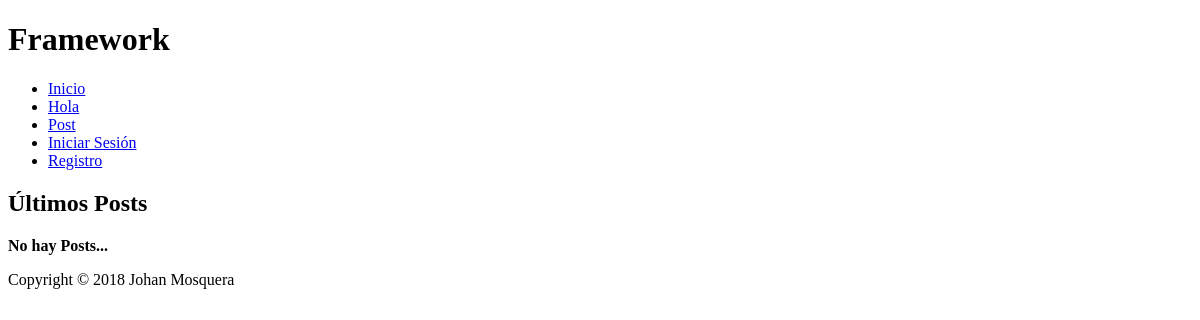
The app's page /post, older data.
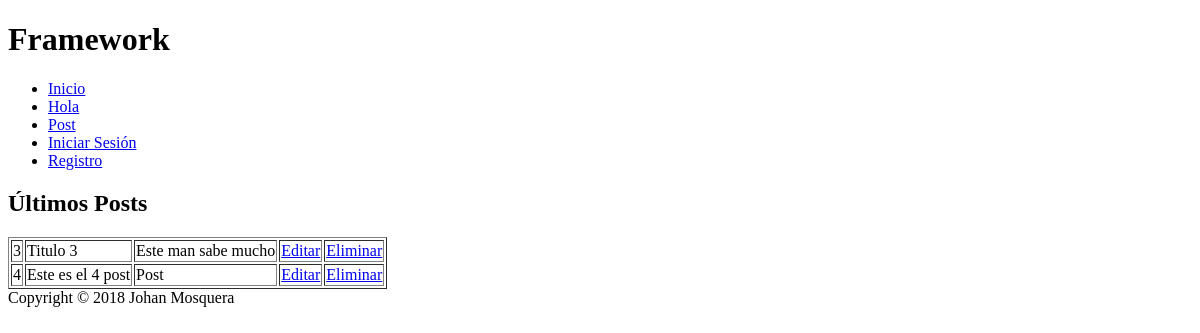
The same page, newer data.
### tables this page shows
CREATE TABLE `post` (
  `id` int(11) NOT NULL AUTO_INCREMENT,
  `titulo` varchar(150) DEFAULT NULL,
  `cuerpo` text,
  PRIMARY KEY (`id`)
);

### application/Request.php (called while the page is built, shortened)
<?php
class Request {
	private $_controlador;
	public function __construct(){
		if (isset($_GET['url'])){
			$url = filter_input(INPUT_GET, 'url', FILTER_SANITIZE_URL);
			$url = explode("/", $url);
			$url = array_filter($url);
			$this->_controlador = strtolower(array_shift($url));
		}
	}
	public function getControllador(){
		return $this->_controlador;
	}
}
?>

### controllers/postController.php (called while the page is built, shortened)
<?php
class postController extends Controller {
	private $_post;
	public function __construct(){
		$this->_post = $this->loadModel('post');
	}
	public function index(){
		$this->_view->posts = $this->_post->getPosts();
		$this->_view->titulo = 'Post';
		$this->_view->renderizar('index', 'post');
	}
}
?>

### index.php (called while the page is built, shortened)
<?php
try {
	require_once(APP_PATH . 'Request.php');
	require_once(APP_PATH . 'Bootstrap.php');
	require_once(APP_PATH . 'Controller.php');
	require_once(APP_PATH . 'Model.php');
	require_once(APP_PATH . 'View.php');
	Bootstrap::run(new Request());
} catch (Exception $e){
	echo $e->getMessage();
}
?>

### application/Model.php (called while the page is built, shortened)
<?php
class Model {
	public function __construct(){
		$this->_db = new Database();
	}
}
?>

### models/postModel.php (called while the page is built, shortened)
<?php
class postModel extends Model {
	public function getPosts(){
		$post = $this->_db->query("SELECT * FROM post");
		return $post->fetchAll();
	}
}
?>

### application/Controller.php (called while the page is built, shortened)
<?php
abstract class Controller {
	protected function loadModel($modelo){
		$modelo = $modelo . 'Model';
		$rutaModelo = ROOT . 'models' . DS . $modelo . '.php';
		if (is_readable($rutaModelo)){
			$modelo = new $modelo();
			return $modelo;
		} else {
			throw new Exception("Error de Modelo: $model");
		}
	}
}
?>

### views/post/index.phtml (the view, shortened to what this page needs)
<h2>Últimos Posts</h2>
<?php if (isset($this->posts) && count($this->posts)): ?>
	<table border="1">
		<?php for ( $i = 0; $i < count($this->posts); $i++): ?>
			<tr>
				<td><?php echo $this->posts[$i]['id']; ?></td>
				<td><?php echo $this->posts[$i]['titulo']; ?></td>
				<td><?php echo $this->posts[$i]['cuerpo']; ?></td>
				<td><a href="<?php echo BASE_URL . 'post/editar/' . $this->posts[$i]['id']; ?>">Editar</a></td>
				<td><a href="<?php echo BASE_URL . 'post/eliminar/' . $this->posts[$i]['id']; ?>">Eliminar</a></td>
			</tr>
		<?php endfor; ?>
	</table>
<?php else: ?>
	<p><strong>No hay Posts...</strong></p>
<?php endif; ?>

### application/Bootstrap.php (shortened to what this page needs)
<?php
class Bootstrap {
	public static function run(Request $peticion){
		$controller = $peticion->getControllador() . 'Controller';
		$rutaControlador = ROOT . 'controllers' . DS . $controller . '.php';
		$metodo = $peticion->getMetodo();
		$args = $peticion->getArgs();
		if (is_readable($rutaControlador)){
			$controller = new $controller();
			if (is_callable(array($controller, $metodo))){
				$metodo = $peticion->getMetodo();
			} else {
				$metodo = 'index';
			}
			if (isset($args)){
				call_user_func_array(array($controller, $metodo), $args);
			} else {
				call_user_func(array($controller, $metodo));
			}
		} else {
			throw new Exception("Controlador $controller no encontrado");
		}
	}
}
?>

### application/View.php (shortened to what this page needs)
<?php
class View {
	private $_controlador;
	public function __construct(Request $peticion){
		$this->_controlador = $peticion->getControllador();
	}
	public function renderizar($vista, $item = false){
		$rutaView = ROOT . 'views' . DS . $this->_controlador . DS . $vista . '.phtml';
		if (is_readable($rutaView)){
			$menu = array(
				array(
					'id' => 'Inicio',
					'titulo' => 'Inicio',
					'enlace' => BASE_URL,
				),
				array(
					'id' => 'Hola',
					'titulo' => 'Hola',
					'enlace' => BASE_URL,
				),
				array(
					'id' => 'Post',
					'titulo' => 'Post',
					'enlace' => BASE_URL . 'post',
				),
			);
			if (Session::get('autenticado')){
				$menu[] = array(
					'id' => 'Login',
					'titulo' => 'Cerrar Sesión',
					'enlace' => BASE_URL . 'login/cerrar'
					);
			} else {
				$menu[] = array(
					'id' => 'Login',
					'titulo' => 'Iniciar Sesión',
					'enlace' => BASE_URL . 'login'
					);
				$menu[] = array(
					'id' => 'registro',
					'titulo' => 'Registro',
					'enlace' => BASE_URL . 'registro'
					);
			}
			$js = array();
			$_layoutParams = array(
				'ruta_css' => BASE_URL . 'views/layout/'. DEFAULT_LAYOUT . '/css/',
				'ruta_img' => BASE_URL . 'views/layout/'. DEFAULT_LAYOUT . '/img/',
				'ruta_js' => BASE_URL . 'views/layout/'. DEFAULT_LAYOUT . '/js/',
				'menu' => $menu,
				'js' => $js,
			);
			require_once(ROOT . 'views' . DS . 'layout' . DS . DEFAULT_LAYOUT . DS . 'header.php');
			require_once($rutaView);
			require_once(ROOT . 'views' . DS . 'layout' . DS . DEFAULT_LAYOUT . DS . 'footer.php');
		} else {
			throw new Exception("No se encontró la vista $vista");
		}
	}
}
?>

### views/layout/default/header.php (shortened to what this page needs)
<!DOCTYPE html>
<html>
<head>
</head>
<body>
	<div id="main">
		<div id="header">
			<h1><?php echo APP_NAME; ?></h1>
		</div>
		<div id="menu_top">
			<ul>
				<?php if (isset($_layoutParams['menu'])): ?>
					<?php for ($i = 0; $i < count($_layoutParams['menu']); $i++): ?>
						<li><a href="<?php echo $_layoutParams['menu'][$i]['enlace']; ?>"><?php echo $_layoutParams['menu'][$i]['titulo']; ?></a></li>
					<?php endfor; ?>
				<?php endif; ?>
			</ul>
		</div>

### views/layout/default/footer.php (shortened to what this page needs)
<div id="footer">
	Copyright &copy; <?php echo date('Y'); echo ' '.APP_COMPANY; ?>
</div>
</div>
</body>
</html>

Row changes from the older to the newer data that the page shows:
added post: id "3", titulo "Titulo 3", cuerpo "Este man sabe mucho"
added post: id "4", titulo "Este es el 4 post", cuerpo "Post"
Text that changed along with them:
text no longer shown: "No hay Posts..."
